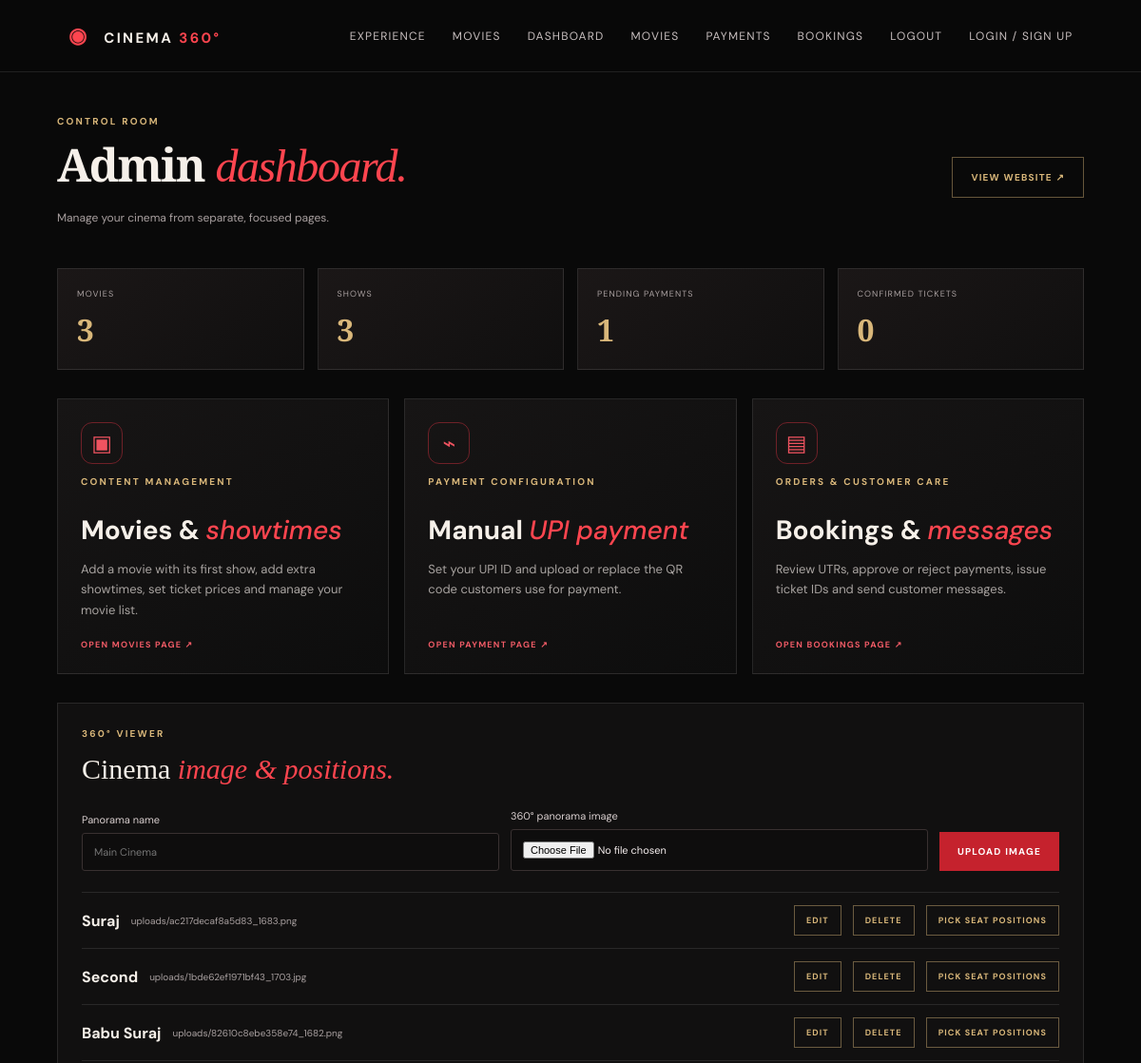
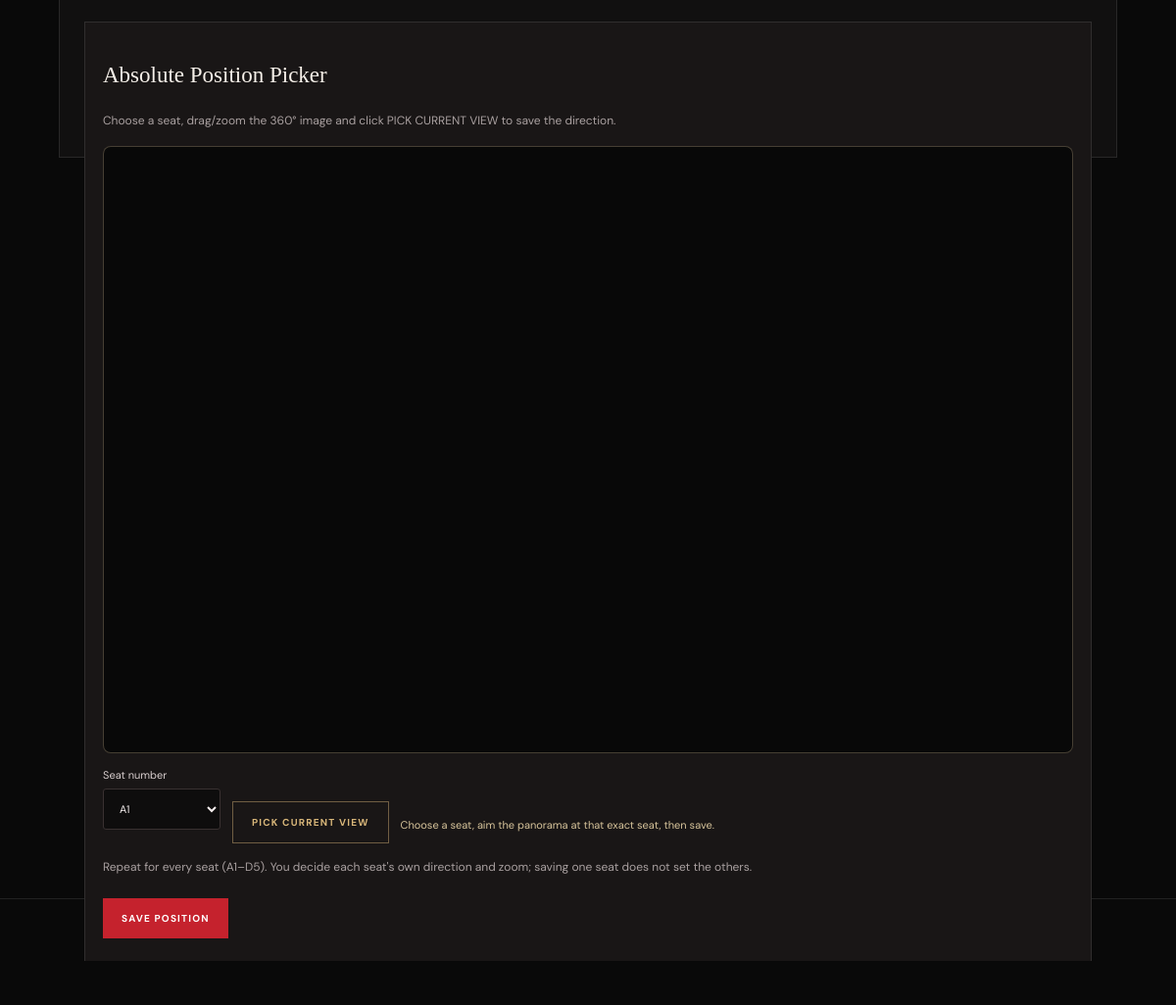
Page /admin (signed in) on the committed database (2 pictures, top to bottom).
### tables this page shows
CREATE TABLE panoramas (
      id INTEGER PRIMARY KEY AUTOINCREMENT, name TEXT NOT NULL, image_path TEXT NOT NULL,
      active INTEGER DEFAULT 1
    );

### app.py (the view)
@app.route("/admin")
@admin_required
def admin_dashboard():
    con = db()
    stats = {
        "movies": con.execute("SELECT COUNT(*) FROM movies").fetchone()[0],
        "shows": con.execute("SELECT COUNT(*) FROM shows").fetchone()[0],
        "pending": con.execute("SELECT COUNT(*) FROM bookings WHERE status='PENDING'").fetchone()[0],
        "confirmed": con.execute("SELECT COUNT(*) FROM bookings WHERE status='CONFIRMED'").fetchone()[0],
    }
    bookings = con.execute("""SELECT b.*,s.show_time,m.title FROM bookings b JOIN shows s ON s.id=b.show_id
                               JOIN movies m ON m.id=s.movie_id ORDER BY b.id DESC LIMIT 100""").fetchall()
    movies = con.execute("SELECT * FROM movies ORDER BY id DESC").fetchall()
    shows = con.execute("SELECT s.*,m.title FROM shows s JOIN movies m ON m.id=s.movie_id ORDER BY s.id DESC").fetchall()
    panoramas = con.execute("SELECT * FROM panoramas ORDER BY id DESC").fetchall()
    seat_positions = con.execute("SELECT panorama_id,seat_number,yaw,pitch,hfov FROM seat_positions ORDER BY seat_number").fetchall()
    con.close()
    return render_template("admin.html", stats=stats, bookings=bookings, movies=movies, shows=shows, panoramas=panoramas, seat_positions=seat_positions, settings=get_settings())

### app.py (called while the page is built, shortened)
def db():
    database_url = os.environ.get("DATABASE_URL", "").strip()
    conn = sqlite3.connect(DB_PATH, timeout=30)
    conn.row_factory = sqlite3.Row
    conn.execute("PRAGMA foreign_keys = ON")
    conn.execute("PRAGMA busy_timeout = 30000")
    return conn

def admin_required(fn):
    @wraps(fn)
    def wrapper(*args, **kwargs):
        if not session.get("admin"):
            return redirect(url_for("admin_login"))
        return fn(*args, **kwargs)
    return wrapper

def image_src(path):
    if not path:
        return ""
    path = str(path).strip()
    if path.startswith(("https://", "http://")):
        return path
    return url_for("static", filename=path.lstrip("/"))

def get_settings():
    con = db()
    rows = con.execute("SELECT key,value FROM settings").fetchall()
    con.close()
    return {r["key"]: r["value"] for r in rows}

@app.context_processor
def inject_globals():
    return {"site_name": "CINEMA 360", "admin_logged_in": bool(session.get("admin")),
                "current_user": session.get("user_name"), "user_logged_in": bool(session.get("user_id")),
                "image_src": image_src}

### templates/admin.html (shortened to what this page needs)
{% extends "base.html" %}
{% block content %}
<section class="admin-wrap">
 <div class="admin-title">
  <div>
   <p class="eyebrow">
    CONTROL ROOM
   </p>
   <h1>
    Admin
    <em>
     dashboard.
    </em>
   </h1>
   <p class="muted">
    Manage your cinema from separate, focused pages.
   </p>
  </div>
  <a class="outline-btn" href="{{ url_for('home') }}">
   VIEW WEBSITE ↗
  </a>
 </div>
 <div class="stats-grid">
  <div class="stat">
   <small>
    MOVIES
   </small>
   <strong>
    {{ stats.movies }}
   </strong>
  </div>
  <div class="stat">
   <small>
    SHOWS
   </small>
   <strong>
    {{ stats.shows }}
   </strong>
  </div>
  <div class="stat">
   <small>
    PENDING PAYMENTS
   </small>
   <strong>
    {{ stats.pending }}
   </strong>
  </div>
  <div class="stat">
   <small>
    CONFIRMED TICKETS
   </small>
   <strong>
    {{ stats.confirmed }}
   </strong>
  </div>
 </div>
 <div class="admin-page-grid">
  <a class="admin-page-card" href="{{ url_for('admin_movies_page') }}">
   <span class="page-icon">
    ▣
   </span>
   <span class="eyebrow">
    CONTENT MANAGEMENT
   </span>
   <h2>
    Movies &amp;
    <em>
     showtimes
    </em>
   </h2>
   <p>
    Add a movie with its first show, add extra showtimes, set ticket prices and manage your movie list.
   </p>
   <span class="page-link">
    OPEN MOVIES PAGE ↗
   </span>
  </a>
  <a class="admin-page-card" href="{{ url_for('admin_payments_page') }}">
   <span class="page-icon">
    ⌁
   </span>
   <span class="eyebrow">
    PAYMENT CONFIGURATION
   </span>
   <h2>
    Manual
    <em>
     UPI payment
    </em>
   </h2>
   <p>
    Set your UPI ID and upload or replace the QR code customers use for payment.
   </p>
   <span class="page-link">
    OPEN PAYMENT PAGE ↗
   </span>
  </a>
  <a class="admin-page-card" href="{{ url_for('admin_bookings_page') }}">
   <span class="page-icon">
    ▤
   </span>
   <span class="eyebrow">
    ORDERS &amp; CUSTOMER CARE
   </span>
   <h2>
    Bookings &amp;
    <em>
     messages
    </em>
   </h2>
   <p>
    Review UTRs, approve or reject payments, issue ticket IDs and send customer messages.
   </p>
   <span class="page-link">
    OPEN BOOKINGS PAGE ↗
   </span>
  </a>
 </div>
 <section class="admin-card" id="panorama">
  <div class="section-heading">
   <div>
    <p class="eyebrow">
     360° VIEWER
    </p>
    <h2>
     Cinema
     <em>
      image &amp; positions.
     </em>
    </h2>
   </div>
  </div>
  <form action="{{ url_for('admin_panorama') }}" class="inline-form" enctype="multipart/form-data" method="post">
   <label>
    Panorama name
    <input name="name" placeholder="Main Cinema" required=""/>
   </label>
   <label>
    360° panorama image
    <input accept=".jpg,.jpeg,.png,.webp" name="panorama" required="" type="file"/>
   </label>
   <button class="primary-btn">
    UPLOAD IMAGE
   </button>
  </form>
  {% if panoramas %}
  <div class="admin-panorama-list">
   {% for p in panoramas %}
   <div class="panorama-item">
    <strong>{{ p.name }}</strong>
    <span>{{ p.image_path }}</span>
    <button class="outline-btn small-btn" type="button"
      onclick="document.getElementById('edit-panorama-{{ p.id }}').hidden = false">
      EDIT
    </button>
    <form class="panorama-delete-form"
      action="{{ url_for('admin_panorama_delete', panorama_id=p.id) }}"
      method="post"
      onsubmit="return confirm('Delete this panorama and its saved seat positions?')">
      <button class="outline-btn small-btn" type="submit">DELETE</button>
    </form>
    <button class="outline-btn small-btn"
      onclick="pickPanorama('{{ p.id }}','{{ image_src(p.image_path) }}')"
      type="button">PICK SEAT POSITIONS</button>
   </div>
   {% endfor %}
  </div>
  <div class="picker-box">
   <h3>
    Absolute Position Picker
   </h3>
   <p class="muted">
    Choose a seat, drag/zoom the 360° image and click PICK CURRENT VIEW to save the direction.
   </p>
   <div class="admin-viewer" id="adminPanorama">
   </div>
   <div class="picker-controls">
    <label>
     Seat number
     <select id="seatChoice" onchange="showSeatPositionStatus()">
      {% for row in ['A','B','C','D'] %}{% for n in range(1,6) %}
      <option>
       {{ row }}{{ n }}
      </option>
      {% endfor %}{% endfor %}
     </select>
    </label>
    <button class="outline-btn" onclick="pickCurrent()" type="button">
     PICK CURRENT VIEW
    </button>
    <span class="coords" id="pickedCoords">
     Choose a seat, aim the panorama at that exact seat, then save.
    </span>
   </div>
   <p class="muted">
    Repeat for every seat (A1–D5). You decide each seat's own direction and zoom; saving one seat does not set the others.
   </p>
   <form action="{{ url_for('admin_seat_position') }}" class="inline-form" method="post">
    <button class="primary-btn" type="submit">
     SAVE POSITION
    </button>
   </form>
  </div>
  {% else %}
  <p class="muted">
   Upload your 360° panorama to enable the position picker.
  </p>
  {% endif %}
 </section>
</section>
<link href="https://cdn.jsdelivr.net/npm/pannellum@2.5.6/build/pannellum.css" rel="stylesheet"/>
{% endblock %}

### rows in the picture
panoramas: name "Suraj", image_path "uploads/ac217decaf8a5d83_1683.png"
panoramas: name "Second", image_path "uploads/1bde62ef1971bf43_1703.jpg"
panoramas: name "Babu Suraj", image_path "uploads/82610c8ebe358e74_1682.png"

### other values in the picture
{{ stats.movies }} "3"
{{ stats.shows }} "3"
{{ stats.pending }} "1"
{{ stats.confirmed }} "0"
form field value "A1"
